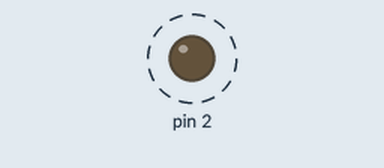
Bench run of a sketch on a simulated Arduino Uno, built with avr-gcc and run on an emulated ATmega328P. Parts: output pins drawn as LEDs (lit = HIGH). Dashed ring = blinking.

Above: at 0.15 s.
Timing chart, 0 to 3.0 s (numbered marks = the images above):
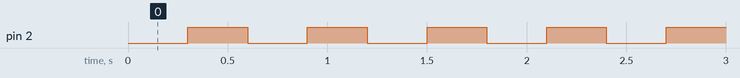

The sketch:

basic_esp.ino
```cpp
void setup() {
  // put your setup code here, to run once:
 pinMode(2, OUTPUT);

}

void loop() {
  // put your main code here, to run repeatedly:
  delay(300);
  digitalWrite(2, HIGH);
  delay(300);
  digitalWrite(2, LOW);


}
```

Measured:
- by itself, pin 2: alternates HIGH for 0.30 s and LOW for 0.30 s
